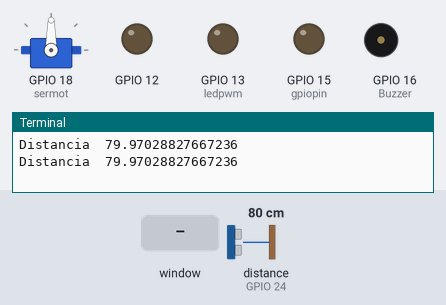
The program below on a simulated Raspberry Pi (BCM pin numbers). Shown: servo, output pins drawn as LEDs (lit = HIGH), buzzer (waves = sounding, pin HIGH), the last lines printed to the terminal. Inputs (shaded band) come from the test bench; at power-on: distance to the obstacle (sensor on GPIO 24) 80 cm. The echo pulse lasts 58.3 µs per cm; the clock reads 2024-03-15 10:24:30 at power-on unless the program sets it; the desktop window is not drawn, its controls go by their first labels and the mouse button is held 0.15 s; servo angles are drawn from the pulse width (0.5 ms = 0°, 2.5 ms = 180°); pins used as bus, display or sensor lines are not drawn.

Above: at 1.2 s.
1.3 s: control labelled "Led" in the window clicked
At 2.5 s:
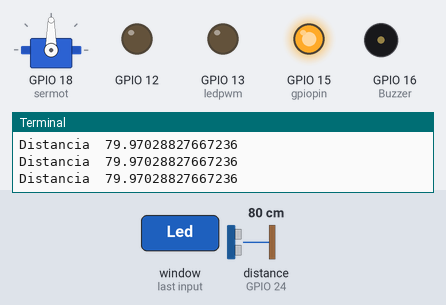
2.8 s: slider 2 in the window set to 50
At 3.6 s:
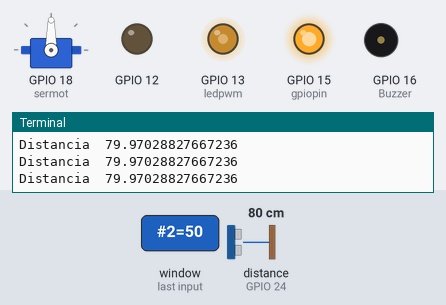
4.5 s: slider 2 in the window set to 100
At 6.2 s:
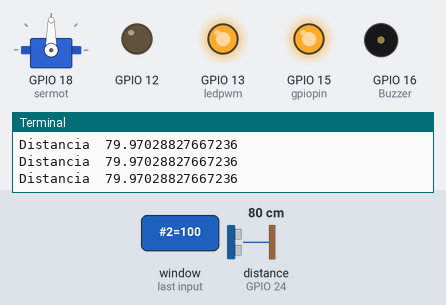
6.5 s: slider 2 in the window set to 25
At 8.1 s:
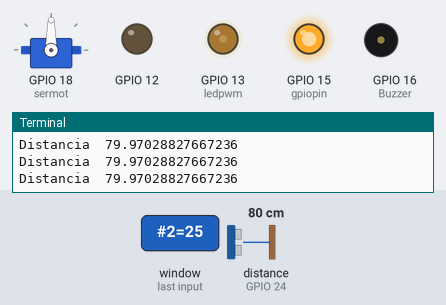
8.6 s: control labelled "Abrir" in the window clicked
At 9.2 s:
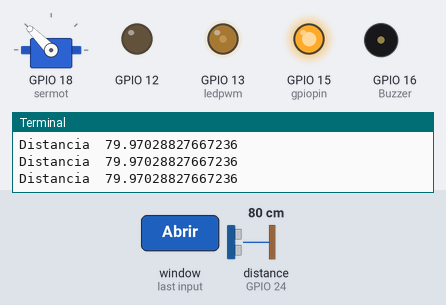
10.1 s: slider 2 in the window set to 0
At 10.5 s:
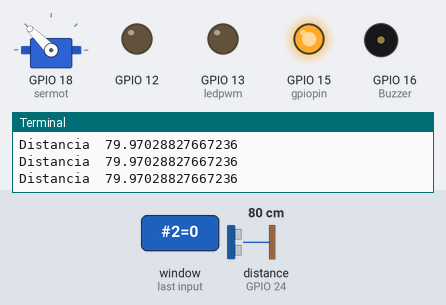
Timing chart, 0 to 12.6 s (numbered marks = the images above; inputs shaded):
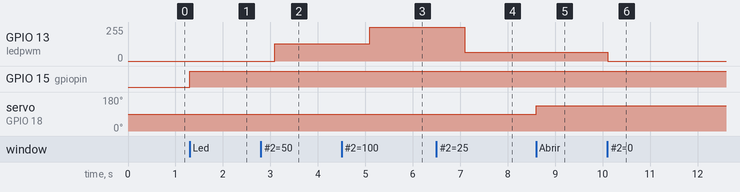

Measured:
- after the input at 1.3 s, GPIO 15 (gpiopin): LOW → HIGH at once
- after the input at 2.8 s, GPIO 13 (ledpwm): 0/255 → 128/255 after 0.29 s
- after the input at 4.5 s, GPIO 13 (ledpwm): 128/255 → 255/255 after 0.60 s
- after the input at 6.5 s, GPIO 13 (ledpwm): 255/255 → 64/255 after 0.60 s
- after the input at 8.6 s, servo on GPIO 18 (sermot): 90° → 135° at once
- after the input at 10.1 s, GPIO 13 (ledpwm): 64/255 → 0/255 at once

The program:

10.py
```python
import tkinter
import RPi.GPIO as GPIO # Cargamos la libreria RPi.GPIO
from fixed01 import getExample01
from fixed02 import getExample02
from fixed03 import getExample03
from fixed04 import getExample04
from fixed05 import getExample05
from fixed06 import getExample06
from fixed07 import App
from fixed08 import getExample08
root = tkinter.Tk(  )
getExample01(root, 0, 0)
getExample02(root, 0, 1)
getExample03(root, 0, 2)
getExample04(root, 1, 0)
getExample05(root, 1, 1)
getExample06(root, 1, 2)
App(root, 2, 0)
getExample08(root, 2, 1)
root.mainloop(  )
GPIO.cleanup()          # Libera el pin y termina
```

fixed01.py
```python
import tkinter
import RPi.GPIO as GPIO # Cargamos la biblioteca RPi.GPIO
prendido = False
def getExample01(root, r, c):

	def Ledonoff():
		global prendido
		prendido=not prendido #Cambia de True a False y viceversa
		GPIO.output(gpiopin,prendido)# Enciende o apaga el Led conectado al gpio7

	gpiopin = 15            #Variable para identificar al pin gpio 18 o fisico |1O.
	GPIO.setmode(GPIO.BCM)  # Ponemos la Raspberry en modo BCM
	GPIO.setup(gpiopin, GPIO.OUT)  # Ponemos el pin nº18 como salida para el LED #1
	frame = tkinter.Frame(root)
	frame.grid(row=r, column=c)           #Se  crea una interfaz grafica
	prendido=False          #Variable booleana que permitira la orden de prender o apagar el Led
	btn_led = tkinter.Button(frame, text="Led", command=Ledonoff) #Agrega un boton ala interfaz grafica con el texto Led y ejecutara el metodo Ledonoff cuando se presione el boton
	btn_led.pack()          #Adminitrador de elementos que agrega secuencialmente elementos a la GUI. En este caso el boton el boton a la interfaz
```

fixed02.py
```python
import tkinter    #Importa la libreria para la interfaz grafica
import RPi.GPIO as GPIO # Cargamos la libreria RPi.GPIO
def getExample02(root, r,c):
    def Sel():
        selection = "Intensidad = " + str(var.get())
        labelintensidad.config(text = selection)
        led.ChangeDutyCycle(var.get())      # LED #1 = i

    gpiopin=12
    GPIO.setmode(GPIO.BCM)  # Ponemos la Raspberry en modo BCM
    GPIO.setup(gpiopin, GPIO.OUT)  # Ponemos el pin nº26 como salida para el LED #1
    led = GPIO.PWM(gpiopin, 100)   # Creamos el objeto 'white' en el pin 25 a 100 Hz
    led.start(0)# Iniciamos el objeto 'white' al 0% del ciclo de trabajo (completamente apagado)
    frame = tkinter.Frame(root)
    frame.grid(row=r, column=c)
    var = tkinter.DoubleVar()
    scale = tkinter.Scale( frame, variable = var )
    scale.pack(anchor=tkinter.CENTER)

    button = tkinter.Button(frame, text="Get Scale Value", command=Sel)
    button.pack(anchor=tkinter.CENTER)

    labelintensidad = tkinter.Label(frame)
    labelintensidad.pack()


    GPIO.setmode(GPIO.BCM)  # Ponemos la Raspberry en modo BCM
    GPIO.setup(gpiopin, GPIO.OUT)  # Ponemos el pin nº26 como salida para el LED #1s
```

fixed03.py
```python
import tkinter    #Importa la libreria para la interfaz grafica
import RPi.GPIO as GPIO # Cargamos la libreria RPi.GPIO

def getExample03(root, r, c):
    def Valor():          # Metodo que obtiene el valor del escalar en tiempo real
        selection = "Intensidad = " + str(var.get())
        labelintensidad.config(text = selection)
        led.ChangeDutyCycle(var.get())      # LED #1 = i
        root.after(1000,Valor)
    def IniciarPines():   #Metodo para iniciar lo pines que se utilizaran
        GPIO.setmode(GPIO.BCM)  # Ponemos la Raspberry en modo BCM
        GPIO.setup(ledpwm, GPIO.OUT)  # Ponemos el pin GPIO nº7 como salida para el LED #1
    ledpwm = 13           #Variable para identificar el GPIO 7
    IniciarPines()        #Llama al metodo que inicia los pines
    led = GPIO.PWM(ledpwm, 100)   # Creamos el objeto led pwm con 100 valores
    led.start(0)           # Iniciamos el objeto led a 0 del ciclo de trabajo (completamente apagado)
    frame = tkinter.Frame(root)
    frame.grid(row=r, column=c)            # Creamos una interfaz grafica     #Agrega la etiqueta a la interfaz
    var = tkinter.DoubleVar()      #Se define una variable double tkinter
    scale = tkinter.Scale( frame, variable = var ) # Creamos un elememto escalar
    scale.pack(anchor=tkinter.CENTER)#El administrador de la interfaz agreaga el escalar
    labelintensidad = tkinter.Label(frame)#Se define una etiqueta para desplegar dunamicamente la intensidad
    labelintensidad.pack()   #Agrega la etiqueta a la interfaz grafica
    Valor()                  #Metodo que se ejecuta automaticamente cada segundo y obtiene el valor del escalar
```

fixed04.py
```python
import tkinter
from gpiozero import Buzzer #Cargamos la libreria para el buzzer
import RPi.GPIO as GPIO # Cargamos la libreria RPi.GPIO
def getExample04(root, r, c):
    def RuidoBuzzer():      #Metodo para iniciar y detener el ruido del buzzer
        global bz
        global ruido
        if ruido:
            bz.off()        #Apaga el ruido
        else:
            bz.on()         #enciende el ruido
        ruido=not ruido

    def IniciarPines():
        GPIO.setmode(GPIO.BCM)  # Ponemos la Raspberry en modo BCM
        GPIO.setup(gpiobuzzer, GPIO.OUT)  # Ponemos el pin GPIO nº16 como salida para el LED #1
    gpiobuzzer=16          #Variable que especifica el pin que se utilizara
    IniciarPines()         #Iniciamos los pines a utilizar
    bz=Buzzer(gpiobuzzer)  #Creamos el buzzer
    ruido=False            #Variable boolena que permitira el encendido y apagado de buzzer
    frame = tkinter.Frame(root)
    frame.grid(row=r, column=c)           #Creamos la interfaz grafica
    btn_Buz16 = tkinter.Button(frame, text="RuidoBuzzer", command=RuidoBuzzer) # Creamos un boton para la interfaz grafica
    btn_Buz16.pack()        #Agregamos el boton a la interfaz
```

fixed05.py
```python
import tkinter
import RPi.GPIO as GPIO # Cargamos la libreria RPi.GPIO
from gpiozero import AngularServo
abierto=False
def getExample05(root, r, c):
    def ServoMotor():
        global abierto
        if abierto:
            sermot.angle=0
            servoEtqBoton="Abrir"
        else:
            sermot.angle=90
            servoEtqBoton="Cerrar"
        btn_servo.configure(text=servoEtqBoton)
        abierto=not abierto
    def IniciarPines():
        GPIO.setmode(GPIO.BCM)  # Ponemos la Raspberry en modo BCM
    gpioservo = 18
    IniciarPines()
    abierto=False
    sermot=AngularServo(gpioservo)
    frame=tkinter.Frame(root)
    frame.grid(row=r, column=c)
    btn_servo = tkinter.Button(frame, text="Abrir", command=ServoMotor)
    btn_servo.pack(anchor=tkinter.CENTER)
```

fixed06.py
```python
#for python 3.x use 'tkinter' rather than 'Tkinter'
import tkinter as tk
import time
def getExample06(root, r, c):
	def update_clock():
		now = time.strftime("%d/%m/%y %H:%M:%S")
		label.configure(text=now)
		root.after(1000, update_clock)
	frame = tk.Frame(root)
	frame.grid(row=r, column=c)
	label = tk.Label(frame, text="")
	label.pack()
	update_clock()
```

fixed07.py
```python
#for python 3.x use 'tkinter' rather than 'Tkinter'
import tkinter as tk
import time

class App():
    def __init__(self, root, r, c):
        self.root = tk.Frame(root)
        self.root.grid(row=r, column=c)
        self.label = tk.Label(self.root, text="")
        self.label.pack()
        self.update_clock()

    def update_clock(self):
        now = time.strftime("%H:%M:%S")
        self.label.configure(text=now)
        self.root.after(1000, self.update_clock)
```

fixed08.py
```python
import RPi.GPIO as GPIO # Cargamos la libreria RPi.GPIO
import tkinter as tk
import time
from tkinter import Canvas

def getExample08(root, r, c):
	def Hcsr04():
		GPIO.setup(GPIO_TRIGGER,GPIO.OUT)  #Configuramos Trigger como salida
		GPIO.setup(GPIO_ECHO,GPIO.IN)      #Configuramos Echo como entrada
		GPIO.output(GPIO_TRIGGER,False)    #Ponemos el pin 23 como LOW
		GPIO.output(GPIO_TRIGGER,True)   #Enviamos un pulso de ultrasonidos
		time.sleep(0.00001)              #Una pequeñña pausa
		GPIO.output(GPIO_TRIGGER,False)  #Apagamos el pulso
		start = time.time()              #Guarda el tiempo actual mediante time.time()
		while GPIO.input(GPIO_ECHO)==0:  #Mientras el sensor no reciba señal...
			start = time.time()          #Mantenemos el tiempo actual mediante time.time()
		while GPIO.input(GPIO_ECHO)==1:  #Si el sensor recibe señal...
			stop = time.time()           #Guarda el tiempo actual mediante time.time() en otra variable
		elapsed = stop-start             #Obtenemos el tiempo transcurrido entre envío y recepción
		distance = (elapsed * 34300)/2   #Distancia es igual a tiempo por velocidad partido por 2   D = (T x V)/2
		print ("Distancia ",distance)#Devolvemos la distancia (en centímetros) por pantalla
		if distance>100:
			distance=100
		for i in range(0,100,10):
			canvasdistancia.create_arc(200-i, 200-i, 10+i, 10+i, start=315, extent=90, fill='green')
		canvasdistancia.create_arc(100+distance, 100+distance, 110-distance, 110-distance, start=315, extent=90,fill='red')
		selection = "Distancia = " + str(distance)
		labeldistancia.config(text = selection)
		root.after(1000,Hcsr04)                    #Pequeña pausa para no saturar el procesador de la Raspberry
	def IniciarPines():
		GPIO.setmode(GPIO.BCM)  # Ponemos la Raspberry en modo BCM

	GPIO_TRIGGER = 23          #Usamos el pin GPIO 23 como TRIGGER
	GPIO_ECHO = 24
	IniciarPines()
	frame = tk.Frame(root)
	frame.grid(row=r, column=c)
	canvasdistancia = Canvas(frame)
	canvasdistancia.pack()
	labeldistancia = tk.Label(frame)
	labeldistancia.pack()
	Hcsr04()
```
